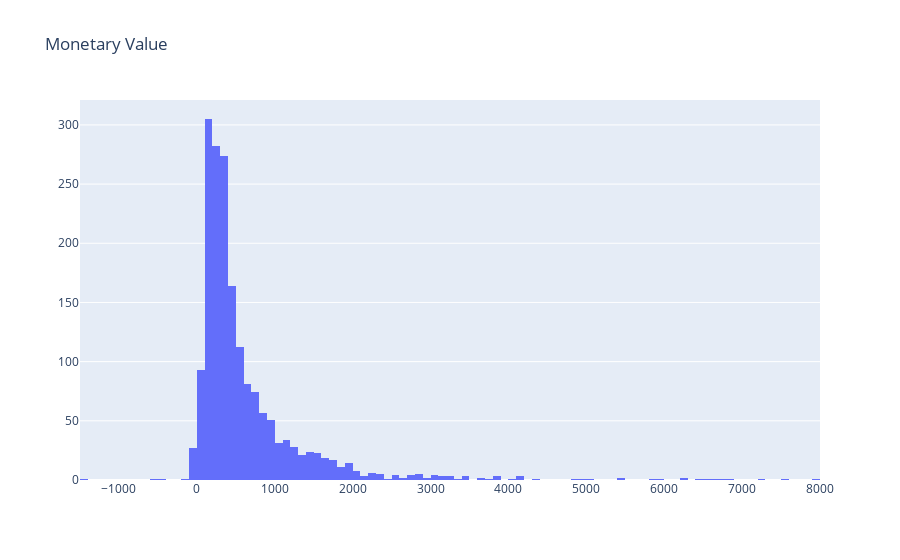

Source (notebook cell):
### Code cell
plot_data = [
    go.Histogram(
        x=tx_user.query('Revenue < 10000')['Revenue']
    )
]

plot_layout = go.Layout(
        title='Monetary Value'
    )
fig = go.Figure(data=plot_data, layout=plot_layout)
pyoff.iplot(fig)

### Figure 1 — Plotly figure (JSON) as saved in the notebook; plotly's stock layout.template omitted (floating-point values rounded to 4 significant figures; data arrays with more than 128 entries replaced by an {"elided": "..."} marker saying what was removed)
{"data": [{"type": "histogram", "x": {"elided": "1828 float values"}}], "layout": {"autosize": true, "title": {"text": "Monetary Value"}, "xaxis": {"autorange": true, "range": [-1500, 8000], "type": "linear"}, "yaxis": {"autorange": true, "range": [0, 321.1]}}}
